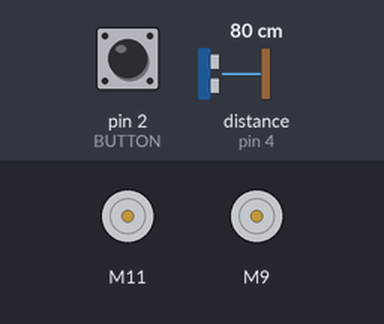
The sketch below on a simulated Arduino Uno, built with avr-gcc and run on an emulated ATmega328P. Shown: 2 × DC motor (green arrow = forward, orange = backward, longer = faster). The test bench sets the inputs (shaded band); at power-on: pin 2 (BUTTON) HIGH, distance to the obstacle (sensor on pin 4) 80 cm. The echo pulse lasts 58.3 µs per cm.

Above: at 1.2 s.
1.3 s: pin 2 (BUTTON) pulled LOW for 0.15 s
At 1.6 s:
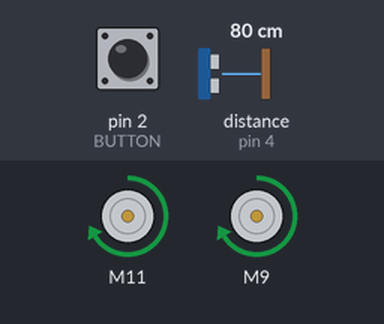
2.9 s: distance to the obstacle (sensor on pin 4) set to 19 cm
4.4 s: distance to the obstacle (sensor on pin 4) set to 14 cm
At 5.1 s:
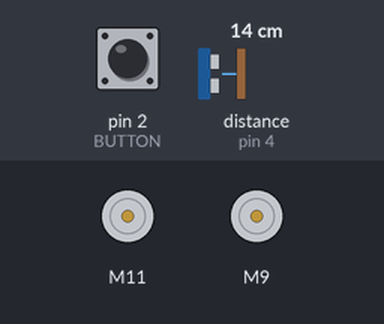
5.9 s: distance to the obstacle (sensor on pin 4) set to 18 cm
At 6.2 s:
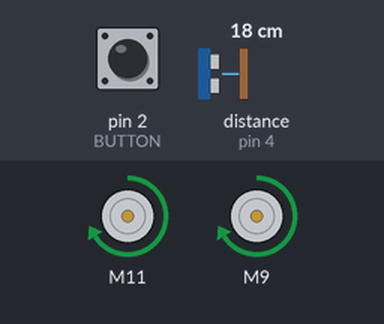
7.4 s: distance to the obstacle (sensor on pin 4) set to 2 cm
At 8.5 s:
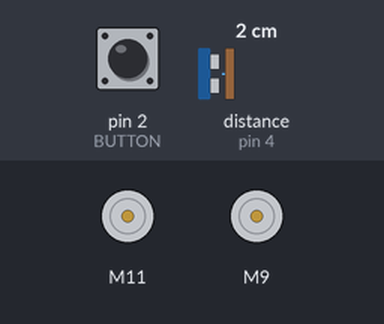
Timing chart, 0 to 9.9 s (numbered marks = the images above; inputs shaded):
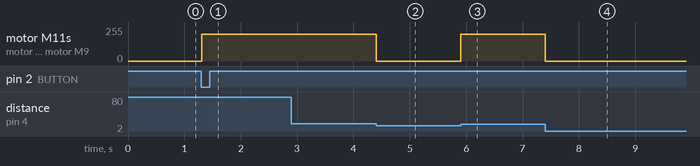

The sketch:

Project_2-2.ino
```cpp
#include "CytronMotorDriver.h"
CytronMD motorLeft(PWM_PWM, 11, 10);
CytronMD motorRight(PWM_PWM, 9, 3);

long duration;
long distance;

#define BUTTON 2
#define TRIGPIN 5
#define ECHOPIN 4

void robotStop() {
  motorLeft.setSpeed(0);
  motorRight.setSpeed(0);
}
void robotMove(int speedLeft, int speedRight) {
  motorLeft.setSpeed(speedLeft);
  motorRight.setSpeed(speedRight);
}

void setup(){

  pinMode(TRIGPIN, OUTPUT);
  pinMode(ECHOPIN, INPUT);
  pinMode(BUTTON, INPUT_PULLUP);

  }

void loop() {
  if(digitalRead(BUTTON) == LOW){
    while(true){
  digitalWrite(TRIGPIN, LOW);
  delayMicroseconds(2);
  digitalWrite(TRIGPIN, HIGH);
  delayMicroseconds(10);
  digitalWrite(TRIGPIN, LOW);

  duration = pulseIn(ECHOPIN, HIGH);
  distance = duration * 0.017;

  if(distance > 15){
    robotMove(200, 200);
    }
    else{
      robotStop();
      }
    }
  }
}
```

Measured:
- the behaviour switches between 17 and 16 cm on distance to the obstacle (sensor on pin 4) (found by bisection; images 1 and 2)
- after the input at 1.3 s, motor M11, motor M9: stopped → forward 200/255 at once
- after the input at 2.9 s, every drawn part: stays the same
- after the input at 4.4 s, motor M11, motor M9: forward 200/255 → stopped at once
- after the input at 5.9 s, motor M11, motor M9: stopped → forward 200/255 at once
- after the input at 7.4 s, motor M11, motor M9: forward 200/255 → stopped at once
